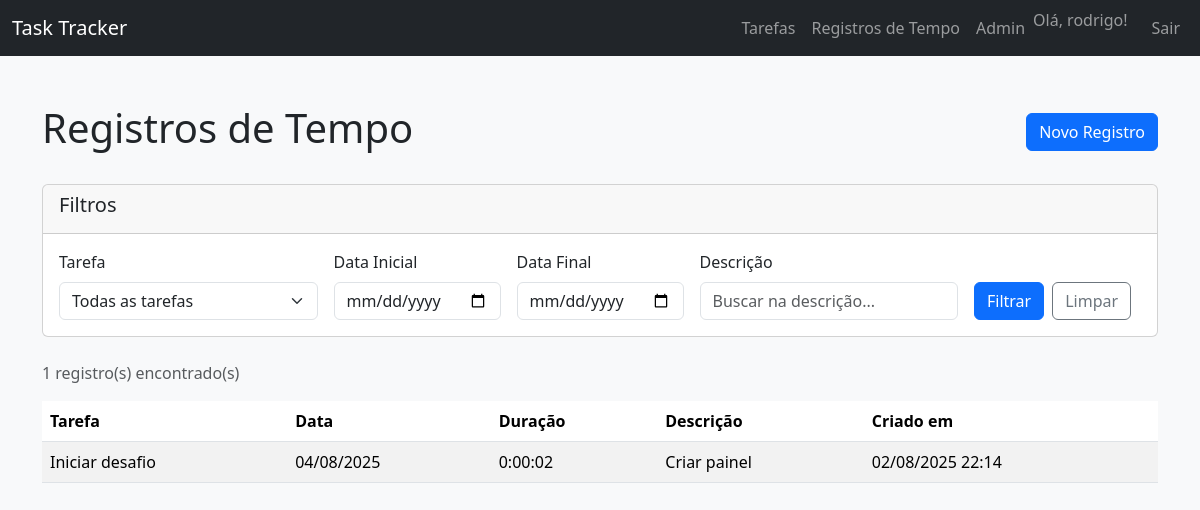
Before: /time-entries/ (signed in) with the older database file.
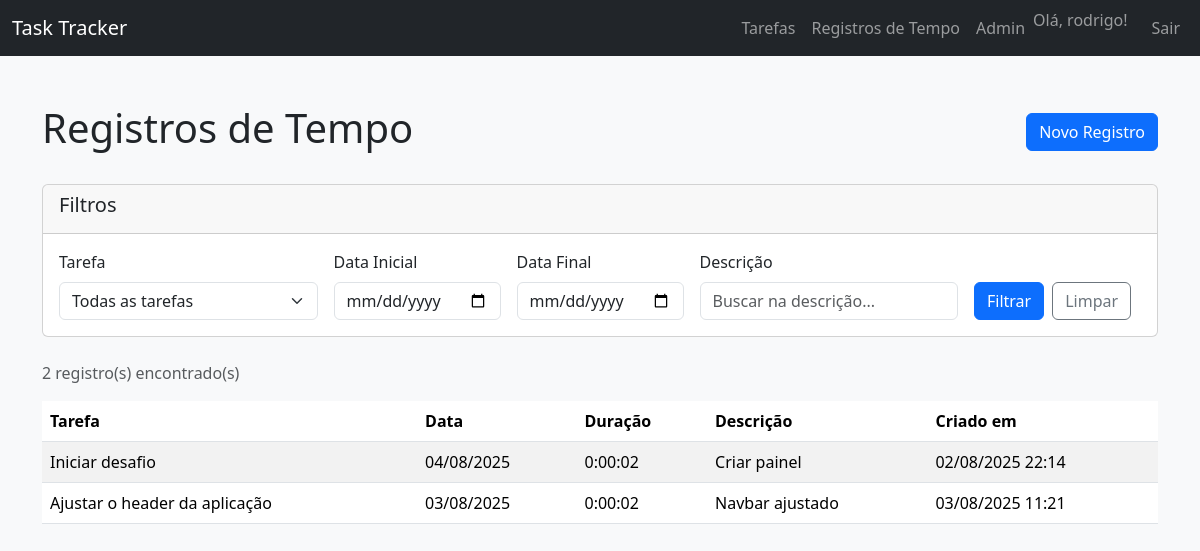
After: the same page with the newer database file.
### timetracker/models.py (models this page shows, shortened)
class TimeEntry(models.Model):
    task = models.ForeignKey(
        Task,
        on_delete=models.CASCADE,
        related_name='time_entries',
        verbose_name='Tarefa'
    )
    entry_date = models.DateField(
        verbose_name='Data de entrada'
    )
    duration = models.DurationField(
        verbose_name='Duração'
    )
    description = models.TextField(
        blank=True,
        verbose_name='Descrição'
    )
    created_at = models.DateTimeField(
        auto_now_add=True,
        verbose_name='Criado em'
    )
    class Meta:
        ordering = ['-entry_date', '-created_at']
        verbose_name = 'Registro de Tempo'
        verbose_name_plural = 'Registros de Tempo'

class Task(models.Model):
    user = models.ForeignKey(
        User,
        on_delete=models.CASCADE,
        related_name='tasks',
        verbose_name='Usuário'
    )
    created_at = models.DateTimeField(
        auto_now_add=True,
        verbose_name='Criado em'
    )
    description = models.TextField(
        verbose_name='Descrição'
    )
    class Meta:
        ordering = ['-created_at']
        verbose_name = 'Tarefa'
        verbose_name_plural = 'Tarefas'

### timetracker/views.py (the view)
# urls.py: path('time-entries/', list_time_entries, name='list_time_entries'),
@login_required
def list_time_entries(request):
    time_entries = TimeEntry.objects.filter(task__user=request.user).select_related('task', 'task__user')
    task_filter = request.GET.get('task')
    date_from = request.GET.get('date_from')
    date_to = request.GET.get('date_to')
    description_filter = request.GET.get('description')
    if task_filter:
        time_entries = time_entries.filter(task__id=task_filter)
    if date_from:
        time_entries = time_entries.filter(entry_date__gte=date_from)
    if date_to:
        time_entries = time_entries.filter(entry_date__lte=date_to)
    if description_filter:
        time_entries = time_entries.filter(description__icontains=description_filter)
    user_tasks = Task.objects.filter(user=request.user)
    context = {
        'time_entries': time_entries,
        'user_tasks': user_tasks,
        'filters': {
            'task': task_filter,
            'date_from': date_from,
            'date_to': date_to,
            'description': description_filter,
        }
    }
    return render(request, 'timetracker/time_entry_list.html', context)

### timetracker/templates/timetracker/time_entry_list.html (shortened to what this page needs)
{% extends "timetracker/base.html" %}
{% block content %}
<div class="mt-5">
    <div class="d-flex justify-content-between align-items-center mb-4">
        <h1>Registros de Tempo</h1>
        <a href="{% url 'create_time_entry' %}" class="btn btn-primary">
             Novo Registro
        </a>
    </div>
    <div class="card mb-4">
        <div class="card-header">
            <h5>Filtros</h5>
        </div>
        <div class="card-body">
            <form method="get" class="row g-3">
                <div class="col-md-3">
                    <label for="task" class="form-label">Tarefa</label>
                    <select name="task" id="task" class="form-select">
                        <option value="">Todas as tarefas</option>
                    </select>
                </div>
                <div class="col-md-2">
                    <label for="date_from" class="form-label">Data Inicial</label>
                    <input type="date" name="date_from" id="date_from" class="form-control" value="{{ filters.date_from|default:'' }}">
                </div>
                <div class="col-md-2">
                    <label for="date_to" class="form-label">Data Final</label>
                    <input type="date" name="date_to" id="date_to" class="form-control" value="{{ filters.date_to|default:'' }}">
                </div>
                <div class="col-md-3">
                    <label for="description" class="form-label">Descrição</label>
                    <input type="text" name="description" id="description" class="form-control" placeholder="Buscar na descrição..." value="{{ filters.description|default:'' }}">
                </div>
                <div class="col-md-2 d-flex align-items-end">
                    <button type="submit" class="btn btn-primary me-2">Filtrar</button>
                    <a href="{% url 'list_time_entries' %}" class="btn btn-outline-secondary">Limpar</a>
                </div>
            </form>
        </div>
    </div>
    {% if time_entries %}
        <div class="row">
            <div class="col-12">
                <p class="text-muted">{{ time_entries|length }} registro(s) encontrado(s)</p>
            </div>
        </div>
        <div class="table-responsive">
            <table class="table table-striped">
                <thead>
                    <tr>
                        <th>Tarefa</th>
                        <th>Data</th>
                        <th>Duração</th>
                        <th>Descrição</th>
                        <th>Criado em</th>
                    </tr>
                </thead>
                <tbody>
                    {% for entry in time_entries %}
                        <tr>
                            <td>{{ entry.task.description|truncatechars:40 }}</td>
                            <td>{{ entry.entry_date|date:"d/m/Y" }}</td>
                            <td>{{ entry.duration }}</td>
                            <td>{{ entry.description|default:"—"|truncatechars:50 }}</td>
                            <td>{{ entry.created_at|date:"d/m/Y H:i" }}</td>
                        </tr>
                    {% endfor %}
                </tbody>
            </table>
        </div>
    {% endif %}
</div>
{% endblock %}

Changed rows visible on the page:
added TimeEntry: task.description "Ajustar o header da aplicação", entry_date "03/08/2025", duration "0:00:02", description "Navbar ajustado", created_at "03/08/2025 11:21"
Other visible differences:
{{ time_entries|length }}: "1" → "2"
